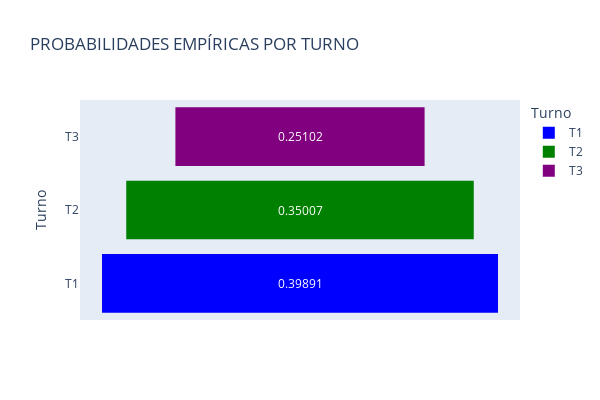

Notebook cell for this chart:
### Code cell
df_probabilidades = pd.DataFrame({
    'Turno': ['T1', 'T2', 'T3'],
    'Probabilidad': [Prob_T1, Prob_T2, Prob_T3]
})


fig = px.funnel(df_probabilidades, x='Probabilidad', y='Turno',
                title='PROBABILIDADES EMPÍRICAS POR TURNO',
                labels={'Turno': 'Turno', 'Probabilidad': 'Probabilidad Empírica'},
                height=400, width=600,
                color='Turno',  
                color_discrete_map={'T1': 'blue', 'T2': 'green', 'T3': 'purple'})  


fig.show()

### Figure 1 — Plotly figure (JSON) as saved in the notebook; plotly's stock layout.template omitted (floating-point values rounded to 4 significant figures)
{"data": [{"hovertemplate": "Turno=%{y}<br>Probabilidad Empírica=%{x}<extra></extra>", "legendgroup": "T1", "marker": {"color": "blue"}, "name": "T1", "orientation": "h", "showlegend": true, "type": "funnel", "x": [0.3989], "xaxis": "x", "y": ["T1"], "yaxis": "y"}, {"hovertemplate": "Turno=%{y}<br>Probabilidad Empírica=%{x}<extra></extra>", "legendgroup": "T2", "marker": {"color": "green"}, "name": "T2", "orientation": "h", "showlegend": true, "type": "funnel", "x": [0.3501], "xaxis": "x", "y": ["T2"], "yaxis": "y"}, {"hovertemplate": "Turno=%{y}<br>Probabilidad Empírica=%{x}<extra></extra>", "legendgroup": "T3", "marker": {"color": "purple"}, "name": "T3", "orientation": "h", "showlegend": true, "type": "funnel", "x": [0.251], "xaxis": "x", "y": ["T3"], "yaxis": "y"}], "layout": {"height": 400, "legend": {"title": {"text": "Turno"}, "tracegroupgap": 0}, "title": {"text": "PROBABILIDADES EMPÍRICAS POR TURNO"}, "width": 600, "xaxis": {"anchor": "y", "domain": [0, 1], "title": {"text": "Probabilidad Empírica"}}, "yaxis": {"anchor": "x", "categoryarray": ["T3", "T2", "T1"], "categoryorder": "array", "domain": [0, 1], "title": {"text": "Turno"}}}}
